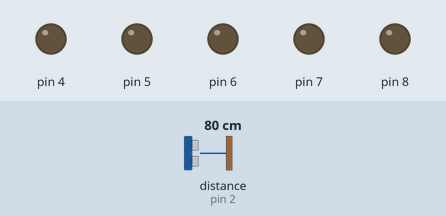
Simulated run of this sketch. Board: Arduino Uno, built with avr-gcc and run on an emulated ATmega328P. On the bench: output pins drawn as LEDs (lit = HIGH). Wiring (inferred from the names in the program): ultrasonic range finder: trigger pin 3; echo pin 2. Inputs (shaded band) come from the test bench; at power-on: distance to the obstacle (sensor on pin 2) 80 cm. The echo pulse lasts 58.3 µs per cm; pins used as bus, display or sensor lines are not drawn.

Above: at 1.2 s.
1.3 s: distance to the obstacle (sensor on pin 2) set to 28 cm
2.8 s: distance to the obstacle (sensor on pin 2) set to 23 cm
At 4.0 s:
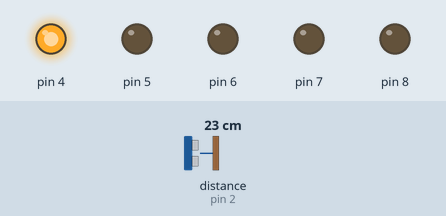
4.3 s: distance to the obstacle (sensor on pin 2) set to 19 cm
At 5.3 s:
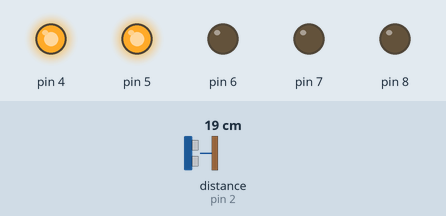
5.8 s: distance to the obstacle (sensor on pin 2) set to 14 cm
At 6.4 s:
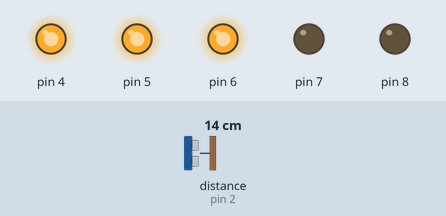
7.3 s: distance to the obstacle (sensor on pin 2) set to 2 cm
At 8.5 s:
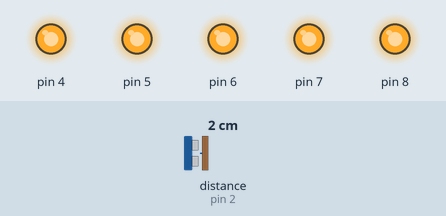
8.8 s: distance to the obstacle (sensor on pin 2) set to 18 cm
At 9.9 s:
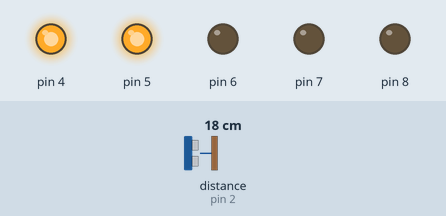
Timing chart, 0 to 11.3 s (numbered marks = the images above; inputs shaded):
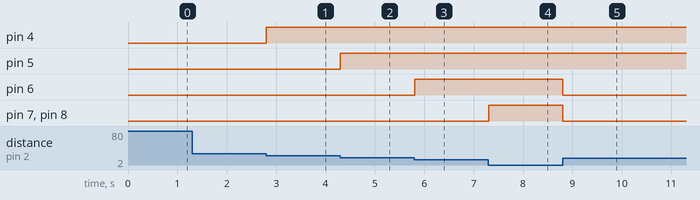

Measured:
- the behaviour switches between 26 and 25 cm on distance to the obstacle (sensor on pin 2) (found by bisection; images 0 and 1)
- the behaviour switches between 21 and 20 cm on distance to the obstacle (sensor on pin 2) (found by bisection; images 1 and 2)
- the behaviour switches between 16 and 15 cm on distance to the obstacle (sensor on pin 2) (found by bisection; images 2 and 3)
- after the input at 1.3 s, every drawn part: stays the same
- after the input at 2.8 s, pin 4: LOW → HIGH at once
- after the input at 4.3 s, pin 5: LOW → HIGH at once
- after the input at 5.8 s, pin 6: LOW → HIGH at once
- after the input at 7.3 s, pin 7, pin 8: LOW → HIGH at once
- after the input at 8.8 s, pin 6–8: HIGH → LOW at once

The sketch:

sketch_feb21a.ino
```cpp
const int trigPin = 3;
const int echoPin = 2;

int duration;
int distance;

void setup() {
  pinMode(trigPin, OUTPUT);
  pinMode(echoPin, INPUT);

  for (int i = 4; i < 9; i++){
    pinMode (i, OUTPUT);
  }
}

void loop() {
digitalWrite (trigPin, LOW);
delayMicroseconds(2);

digitalWrite (trigPin, HIGH);
delayMicroseconds (10);

digitalWrite (trigPin, LOW);
duration = pulseIn (echoPin, HIGH);
distance = 0.034 * duration/2;


if(distance < 5){
  for (int i = 4; i < 9; i++){
    digitalWrite(i, HIGH);
  }
}

else if(distance > 5 && distance < 10){
  digitalWrite (8,LOW);
  for (int i = 4; i < 8; i++){
    digitalWrite(i, HIGH);
  }
}
if(distance > 10 && distance < 15){
  digitalWrite (7,LOW);
  digitalWrite (8,LOW);
  for (int i = 4; i < 7; i++){
    digitalWrite(i, HIGH);
  }

}
if(distance > 15 && distance < 20){
  digitalWrite (6,LOW);
  digitalWrite (7,LOW);
  digitalWrite (8,LOW);
  for (int i = 4; i < 6; i++){
    digitalWrite(i, HIGH);
  }
}
if(distance > 20 && distance < 25){
  digitalWrite (4,HIGH);
  digitalWrite (5,LOW);
  digitalWrite (6,LOW);
  digitalWrite (7,LOW);
  digitalWrite (8,LOW);
  }
}
```
